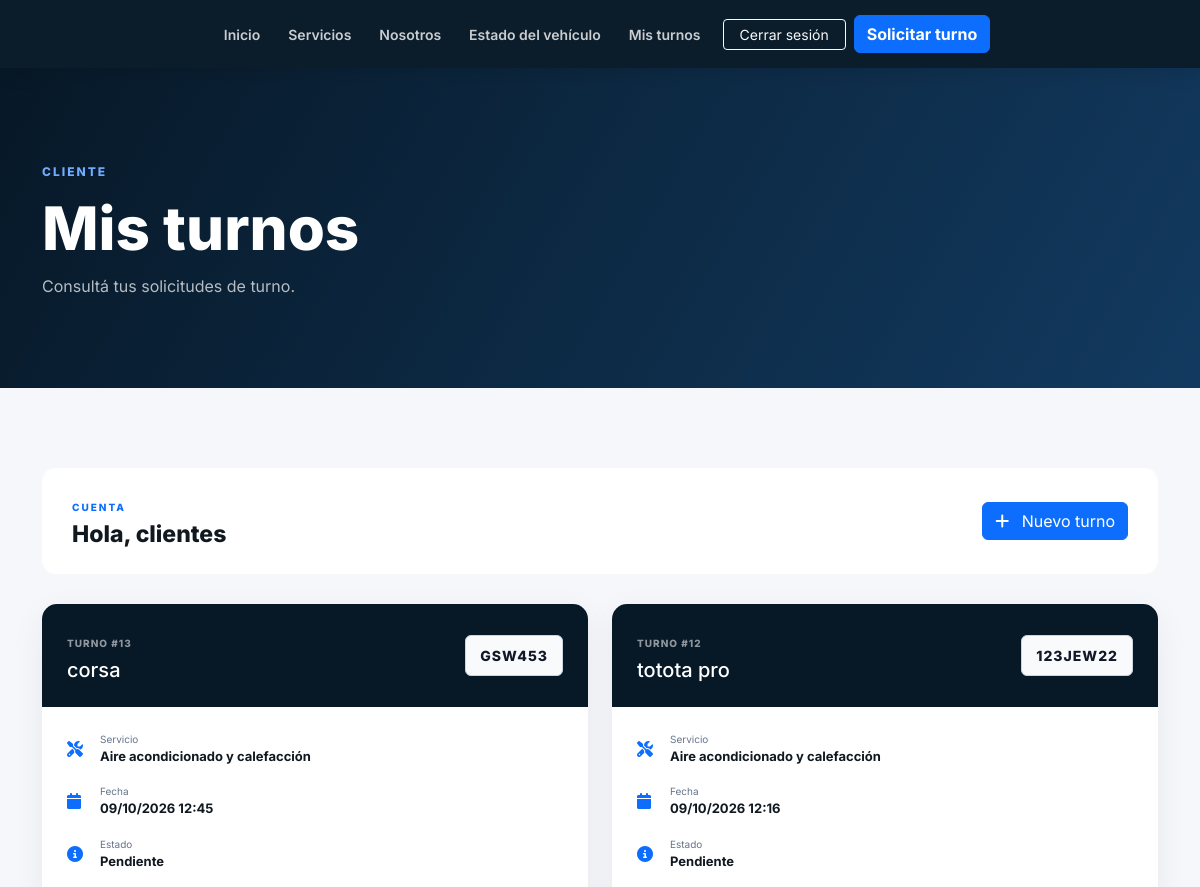
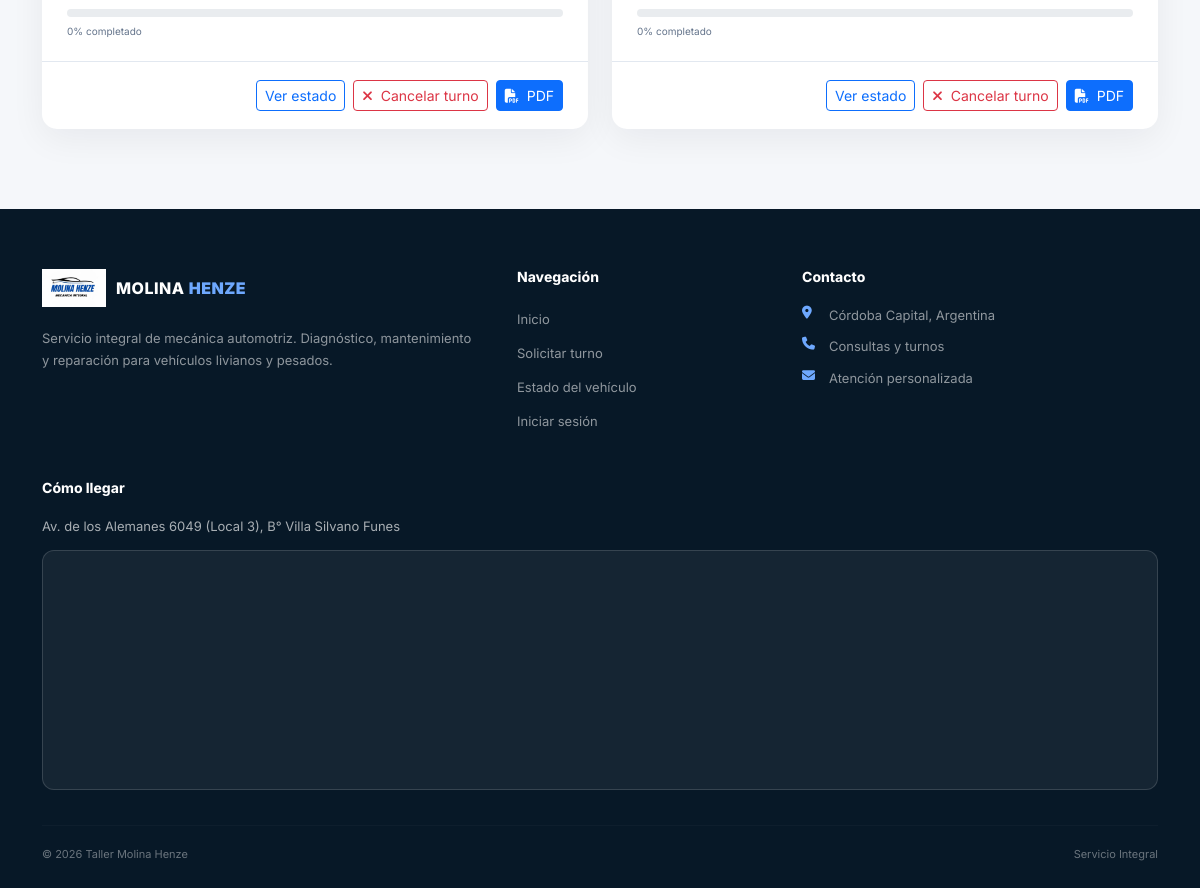
The page /mis-turnos/ (signed in) on the database its author committed (2 pictures, top to bottom).
### tallermami/models.py (models this page shows, shortened)
class Turno(models.Model):
    ESTADOS = [
        ("pendiente", "Pendiente"),
        ("recibido", "Vehículo recibido"),
        ("diagnostico", "En diagnóstico"),
        ("reparacion", "En reparación"),
        ("esperando_repuesto", "Esperando repuesto"),
        ("finalizado", "Finalizado"),
        ("entregado", "Entregado"),
        ("cancelado", "Cancelado"),
    ]
    usuario = models.ForeignKey(
        User,
        on_delete=models.CASCADE,
        related_name="turnos",
        null=True,
        blank=True
    )
    vehiculo = models.CharField(
        max_length=150,
        verbose_name="Vehículo"
    )
    patente = models.CharField(
        max_length=20,
        verbose_name="Patente"
    )
    servicio = models.ForeignKey(
        Trabajo,
        on_delete=models.PROTECT,
        related_name="turnos",
        verbose_name="Servicio"
    )
    trabajador = models.ForeignKey(
        Trabajador,
        on_delete=models.SET_NULL,
        null=True,
        blank=True,
        related_name="turnos_asignados",
        verbose_name="Trabajador asignado"
    )
    fecha_turno = models.DateTimeField(
        verbose_name="Fecha y hora del turno"
    )
    estado = models.CharField(
        max_length=30,
        choices=ESTADOS,
        default="pendiente"
    )
    porcentaje_reparacion = models.PositiveIntegerField(
        default=0,
        validators=[
            MinValueValidator(0),
            MaxValueValidator(100)
        ]
    )
    observaciones = models.TextField(
        blank=True
    )
    fecha_creacion = models.DateTimeField(
        auto_now_add=True
    )
    class Meta:
        verbose_name = "Turno"
        verbose_name_plural = "Turnos"
        ordering = ["-fecha_turno"]

class Trabajo(models.Model):
    nombre = models.CharField(
        max_length=150
    )
    descripcion = models.TextField(
        blank=True
    )
    precio_estimado = models.DecimalField(
        max_digits=10,
        decimal_places=2,
        null=True,
        blank=True
    )
    def __str__(self):
        return self.nombre
    class Meta:
        verbose_name = "Trabajo"
        verbose_name_plural = "Trabajos"
        ordering = ["nombre"]

### tallermami/views.py (the view)
@login_required
def mis_turnos(request):
    turnos = Turno.objects.filter(
        usuario=request.user
    ).exclude(
        estado="cancelado"
    ).select_related(
        "servicio"
    )
    return render(
        request,
        "tallermami/mis_turnos.html",
        {
            "turnos": turnos
        }
    )

### templates/tallermami/mis_turnos.html (shortened to what this page needs)
{% extends 'tallermami/base.html' %}
{% block content %}
<section class="page-header">
    <div class="container">
        <span>
            CLIENTE
        </span>
        <h1>
            Mis turnos
        </h1>
        <p>
            Consultá tus solicitudes de turno.
        </p>
    </div>
</section>
<section class="my-turns-section">
    <div class="container">
        <div class="user-welcome">
            <div>
                <span>
                    CUENTA
                </span>
                <h2>
                    Hola, {{ user.username }}
                </h2>
            </div>
            <a
                href="{% url 'solicitar_turno' %}"
                class="btn btn-primary"
            >
                <i class="fa-solid fa-plus me-2"></i>
                Nuevo turno
            </a>
        </div>
        {% if turnos %}
            <div class="row g-4">
                {% for turno in turnos %}
                    <div class="col-lg-6">
                        <div class="turn-card">
                            <div class="turn-card-top">
                                <div>
                                    <span>
                                        TURNO #{{ turno.id }}
                                    </span>
                                    <h3>
                                        {{ turno.vehiculo }}
                                    </h3>
                                </div>
                                <div class="patente-badge">
                                    {{ turno.patente }}
                                </div>
                            </div>
                            <div class="turn-card-body">
                                <div class="turn-info">
                                    <i class="fa-solid fa-screwdriver-wrench"></i>
                                    <div>
                                        <span>
                                            Servicio
                                        </span>
                                        <strong>
                                            {{ turno.servicio }}
                                        </strong>
                                    </div>
                                </div>
                                <div class="turn-info">
                                    <i class="fa-solid fa-calendar"></i>
                                    <div>
                                        <span>
                                            Fecha
                                        </span>
                                        <strong>
                                            {{ turno.fecha_turno|date:"d/m/Y H:i" }}
                                        </strong>
                                    </div>
                                </div>
                                <div class="turn-info">
                                    <i class="fa-solid fa-circle-info"></i>
                                    <div>
                                        <span>
                                            Estado
                                        </span>
                                        <strong>
                                            {{ turno.get_estado_display }}
                                        </strong>
                                    </div>
                                </div>
                            </div>
                            <div class="turn-progress">
                                <div class="progress">
                                </div>
                                <span>
                                    {{ turno.porcentaje_reparacion }}% completado
                                </span>
                            </div>
                            <div class="turn-card-footer">
                                <a
                                    href="{% url 'estado_reparacion' %}"
                                    class="btn btn-outline-primary btn-sm"
                                >
                                    Ver estado
                                </a>
                                <form
                                    method="POST"
                                    action="{% url 'cancelar_turno' turno.id %}"
                                    style="display: inline;"
                                >
                                    <button
                                        type="submit"
                                        class="btn btn-outline-danger btn-sm"
                                        onclick="return confirm('¿Estás seguro de que querés cancelar este turno?');"
                                    >
                                        <i class="fa-solid fa-xmark me-1"></i>
                                        Cancelar turno
                                    </button>
                                </form>
                                <a
                                    href="{% url 'descargar_pdf' turno.id %}"
                                    class="btn btn-primary btn-sm"
                                >
                                    <i class="fa-solid fa-file-pdf me-1"></i>
                                    PDF
                                </a>
                            </div>
                        </div>
                    </div>
                {% endfor %}
            </div>
        {% endif %}
    </div>
</section>
{% endblock %}

### static/css/taller.css (style rules this page uses)
:root { --blue: #0d6efd; --blue-dark: #071b33; --navy: #071827; --dark: #101820; --gray: #64748b; --light: #f5f7fa; --white: #ffffff; --border: #e2e8f0; }
* { box-sizing: border-box; }
html { scroll-behavior: smooth; }
body { margin: 0; font-family: "Inter", sans-serif; color: var(--dark); background: var(--white); }
a { text-decoration: none; }
.page-header { padding: 90px 0; background: linear-gradient( 120deg, #071827, #123a60 ); color: white; }
.page-header span { color: #70adff; font-size: 12px; font-weight: 800; letter-spacing: 2px; }
.page-header h1 { font-size: clamp(38px, 5vw, 60px); font-weight: 800; margin: 10px 0; }
.page-header p { margin: 0; max-width: 650px; color: rgba(255,255,255,.7); }
.patente-badge { background: #f8fafc; color: #111827; padding: 9px 14px; border-radius: 6px; font-size: 14px; font-weight: 800; letter-spacing: 1px; border: 1px solid #cbd5e1; }
.my-turns-section { padding: 80px 0; background: var(--light); }
.user-welcome { background: white; padding: 25px 30px; border-radius: 14px; margin-bottom: 30px; display: flex; justify-content: space-between; align-items: center; gap: 20px; }
.user-welcome span { color: var(--blue); font-size: 10px; font-weight: 800; letter-spacing: 2px; }
.user-welcome h2 { margin: 4px 0 0; font-size: 23px; font-weight: 800; }
.turn-card { background: white; border-radius: 15px; overflow: hidden; box-shadow: 0 10px 35px rgba(15,23,42,.06); }
.turn-card-top { padding: 25px; background: #071827; color: white; display: flex; justify-content: space-between; align-items: center; }
.turn-card-top span { font-size: 10px; color: rgba(255,255,255,.55); font-weight: 800; letter-spacing: 1px; }
.turn-card-top h3 { margin: 5px 0 0; font-size: 20px; }
.turn-card-body { padding: 25px; display: grid; gap: 18px; }
.turn-info { display: flex; align-items: center; gap: 13px; }
.turn-info > i { color: var(--blue); width: 20px; }
.turn-info span { display: block; color: var(--gray); font-size: 10px; }
.turn-info strong { display: block; font-size: 13px; }
.turn-progress { padding: 0 25px 20px; }
.turn-progress .progress { height: 8px; }
.turn-progress span { color: var(--gray); font-size: 10px; }
.turn-card-footer { padding: 18px 25px; border-top: 1px solid var(--border); display: flex; justify-content: flex-end; gap: 8px; }

### rows shown on the page
Turno: id "13", vehiculo "corsa", patente "GSW453", servicio "Aire acondicionado y calefacción", fecha_turno "09/10/2026 12:45", estado "Pendiente", porcentaje_reparacion "0"
Turno: id "12", vehiculo "totota pro", patente "123JEW22", servicio "Aire acondicionado y calefacción", fecha_turno "09/10/2026 12:16", estado "Pendiente", porcentaje_reparacion "0"

### other values the page prints
{{ user.username }} "clientes"
